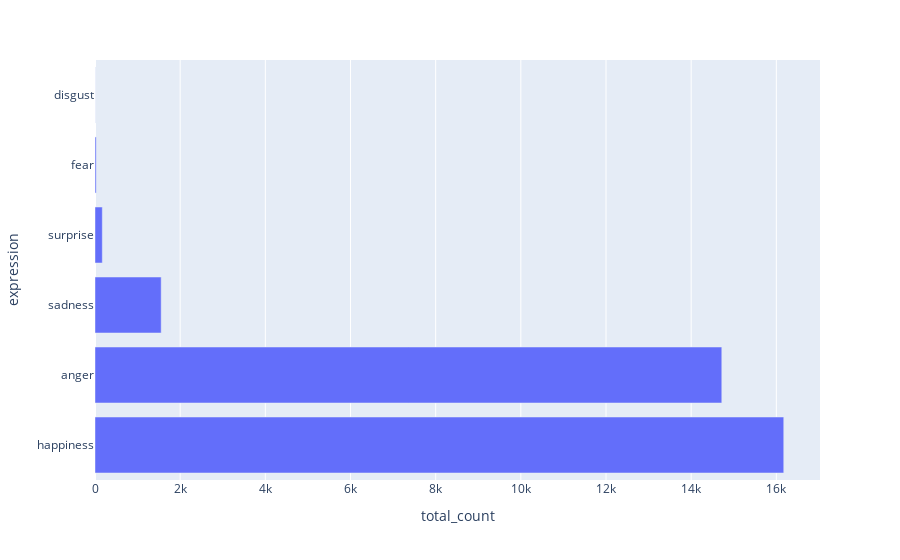

The code cell stored with this chart in its notebook:
### Markdown cell above
Neutral dominates. Plot the same graph without neutral.

### Code cell
px.bar(
    expression_data[expression_data.expression != "neutral"],
    x="total_count",
    y="expression",
)

### Figure 1 — Plotly figure (JSON) as saved in the notebook; plotly's stock layout.template omitted (floating-point values rounded to 4 significant figures)
{"data": [{"alignmentgroup": "True", "hovertemplate": "total_count=%{x}<br>expression=%{y}<extra></extra>", "legendgroup": "", "marker": {"color": "#636efa"}, "name": "", "offsetgroup": "", "orientation": "h", "showlegend": false, "textposition": "auto", "type": "bar", "x": [16174, 14719, 1554, 172, 28, 2], "xaxis": "x", "y": ["happiness", "anger", "sadness", "surprise", "fear", "disgust"], "yaxis": "y"}], "layout": {"barmode": "relative", "legend": {"tracegroupgap": 0}, "margin": {"t": 60}, "xaxis": {"anchor": "y", "domain": [0, 1], "title": {"text": "total_count"}}, "yaxis": {"anchor": "x", "domain": [0, 1], "title": {"text": "expression"}}}}
